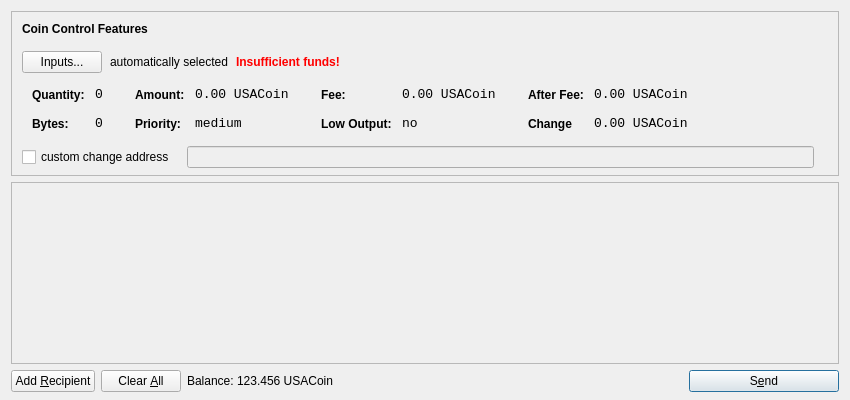
<?xml version="1.0" encoding="UTF-8"?>
<ui version="4.0">
 <class>SendCoinsDialog</class>
 <widget class="QDialog" name="SendCoinsDialog">
  <property name="geometry">
   <rect>
    <x>0</x>
    <y>0</y>
    <width>850</width>
    <height>400</height>
   </rect>
  </property>
  <property name="windowTitle">
   <string>Send Coins</string>
  </property>
  <layout class="QVBoxLayout" name="verticalLayout" stretch="0,1,0">
   <property name="bottomMargin">
    <number>8</number>
   </property>
   <item>
    <widget class="QFrame" name="frameCoinControl">
     <property name="sizePolicy">
      <sizepolicy hsizetype="Expanding" vsizetype="Expanding">
       <horstretch>0</horstretch>
       <verstretch>0</verstretch>
      </sizepolicy>
     </property>
     <property name="maximumSize">
      <size>
       <width>16777215</width>
       <height>16777215</height>
      </size>
     </property>
     <property name="frameShape">
      <enum>QFrame::StyledPanel</enum>
     </property>
     <property name="frameShadow">
      <enum>QFrame::Sunken</enum>
     </property>
     <layout class="QVBoxLayout" name="verticalLayoutCoinControl2">
      <property name="spacing">
       <number>6</number>
      </property>
      <property name="leftMargin">
       <number>0</number>
      </property>
      <property name="topMargin">
       <number>0</number>
      </property>
      <property name="rightMargin">
       <number>0</number>
      </property>
      <property name="bottomMargin">
       <number>6</number>
      </property>
      <item>
       <layout class="QVBoxLayout" name="verticalLayoutCoinControl" stretch="0,0,0,0,1">
        <property name="spacing">
         <number>0</number>
        </property>
        <property name="leftMargin">
         <number>10</number>
        </property>
        <property name="topMargin">
         <number>10</number>
        </property>
        <item>
         <layout class="QHBoxLayout" name="horizontalLayoutCoinControl1">
          <property name="bottomMargin">
           <number>15</number>
          </property>
          <item>
           <widget class="QLabel" name="labelCoinControlFeatures">
            <property name="sizePolicy">
             <sizepolicy hsizetype="Preferred" vsizetype="Maximum">
              <horstretch>0</horstretch>
              <verstretch>0</verstretch>
             </sizepolicy>
            </property>
            <property name="font">
             <font>
              <weight>75</weight>
              <bold>true</bold>
             </font>
            </property>
            <property name="styleSheet">
             <string notr="true">font-weight:bold;</string>
            </property>
            <property name="text">
             <string>Coin Control Features</string>
            </property>
           </widget>
          </item>
         </layout>
        </item>
        <item>
         <layout class="QHBoxLayout" name="horizontalLayoutCoinControl2" stretch="0,0,0,0">
          <property name="spacing">
           <number>8</number>
          </property>
          <property name="bottomMargin">
           <number>10</number>
          </property>
          <item>
           <widget class="QPushButton" name="pushButtonCoinControl">
            <property name="styleSheet">
             <string notr="true"/>
            </property>
            <property name="text">
             <string>Inputs...</string>
            </property>
           </widget>
          </item>
          <item>
           <widget class="QLabel" name="labelCoinControlAutomaticallySelected">
            <property name="text">
             <string>automatically selected</string>
            </property>
            <property name="margin">
             <number>5</number>
            </property>
           </widget>
          </item>
          <item>
           <widget class="QLabel" name="labelCoinControlInsuffFunds">
            <property name="font">
             <font>
              <weight>75</weight>
              <bold>true</bold>
             </font>
            </property>
            <property name="styleSheet">
             <string notr="true">color:red;font-weight:bold;</string>
            </property>
            <property name="text">
             <string>Insufficient funds!</string>
            </property>
            <property name="margin">
             <number>5</number>
            </property>
           </widget>
          </item>
          <item>
           <spacer name="horizontalSpacerCoinControl">
            <property name="orientation">
             <enum>Qt::Horizontal</enum>
            </property>
            <property name="sizeHint" stdset="0">
             <size>
              <width>40</width>
              <height>1</height>
             </size>
            </property>
           </spacer>
          </item>
         </layout>
        </item>
        <item>
         <widget class="QWidget" name="widgetCoinControl" native="true">
          <property name="sizePolicy">
           <sizepolicy hsizetype="Preferred" vsizetype="Preferred">
            <horstretch>0</horstretch>
            <verstretch>0</verstretch>
           </sizepolicy>
          </property>
          <property name="minimumSize">
           <size>
            <width>0</width>
            <height>0</height>
           </size>
          </property>
          <property name="styleSheet">
           <string notr="true"/>
          </property>
          <layout class="QHBoxLayout" name="horizontalLayoutCoinControl5">
           <property name="margin">
            <number>0</number>
           </property>
           <item>
            <layout class="QHBoxLayout" name="horizontalLayoutCoinControl3" stretch="0,0,0,1">
             <property name="spacing">
              <number>20</number>
             </property>
             <property name="topMargin">
              <number>0</number>
             </property>
             <property name="bottomMargin">
              <number>10</number>
             </property>
             <item>
              <layout class="QFormLayout" name="formLayoutCoinControl1">
               <property name="horizontalSpacing">
                <number>10</number>
               </property>
               <property name="verticalSpacing">
                <number>14</number>
               </property>
               <property name="leftMargin">
                <number>10</number>
               </property>
               <property name="topMargin">
                <number>4</number>
               </property>
               <property name="rightMargin">
                <number>6</number>
               </property>
               <item row="0" column="0">
                <widget class="QLabel" name="labelCoinControlQuantityText">
                 <property name="styleSheet">
                  <string notr="true">font-weight:bold;</string>
                 </property>
                 <property name="text">
                  <string>Quantity:</string>
                 </property>
                 <property name="margin">
                  <number>0</number>
                 </property>
                </widget>
               </item>
               <item row="0" column="1">
                <widget class="QLabel" name="labelCoinControlQuantity">
                 <property name="font">
                  <font>
                   <family>Monospace</family>
                   <pointsize>10</pointsize>
                  </font>
                 </property>
                 <property name="cursor">
                  <cursorShape>IBeamCursor</cursorShape>
                 </property>
                 <property name="contextMenuPolicy">
                  <enum>Qt::ActionsContextMenu</enum>
                 </property>
                 <property name="text">
                  <string>0</string>
                 </property>
                 <property name="margin">
                  <number>0</number>
                 </property>
                 <property name="textInteractionFlags">
                  <set>Qt::LinksAccessibleByMouse|Qt::TextSelectableByKeyboard|Qt::TextSelectableByMouse</set>
                 </property>
                </widget>
               </item>
               <item row="1" column="0">
                <widget class="QLabel" name="labelCoinControlBytesText">
                 <property name="styleSheet">
                  <string notr="true">font-weight:bold;</string>
                 </property>
                 <property name="text">
                  <string>Bytes:</string>
                 </property>
                </widget>
               </item>
               <item row="1" column="1">
                <widget class="QLabel" name="labelCoinControlBytes">
                 <property name="font">
                  <font>
                   <family>Monospace</family>
                   <pointsize>10</pointsize>
                  </font>
                 </property>
                 <property name="cursor">
                  <cursorShape>IBeamCursor</cursorShape>
                 </property>
                 <property name="contextMenuPolicy">
                  <enum>Qt::ActionsContextMenu</enum>
                 </property>
                 <property name="text">
                  <string>0</string>
                 </property>
                 <property name="textInteractionFlags">
                  <set>Qt::LinksAccessibleByMouse|Qt::TextSelectableByKeyboard|Qt::TextSelectableByMouse</set>
                 </property>
                </widget>
               </item>
              </layout>
             </item>
             <item>
              <layout class="QFormLayout" name="formLayoutCoinControl2">
               <property name="horizontalSpacing">
                <number>10</number>
               </property>
               <property name="verticalSpacing">
                <number>14</number>
               </property>
               <property name="leftMargin">
                <number>6</number>
               </property>
               <property name="topMargin">
                <number>4</number>
               </property>
               <property name="rightMargin">
                <number>6</number>
               </property>
               <item row="0" column="0">
                <widget class="QLabel" name="labelCoinControlAmountText">
                 <property name="styleSheet">
                  <string notr="true">font-weight:bold;</string>
                 </property>
                 <property name="text">
                  <string>Amount:</string>
                 </property>
                 <property name="margin">
                  <number>0</number>
                 </property>
                </widget>
               </item>
               <item row="0" column="1">
                <widget class="QLabel" name="labelCoinControlAmount">
                 <property name="font">
                  <font>
                   <family>Monospace</family>
                   <pointsize>10</pointsize>
                  </font>
                 </property>
                 <property name="cursor">
                  <cursorShape>IBeamCursor</cursorShape>
                 </property>
                 <property name="contextMenuPolicy">
                  <enum>Qt::ActionsContextMenu</enum>
                 </property>
                 <property name="text">
                  <string>0.00 USACoin</string>
                 </property>
                 <property name="textInteractionFlags">
                  <set>Qt::LinksAccessibleByMouse|Qt::TextSelectableByKeyboard|Qt::TextSelectableByMouse</set>
                 </property>
                </widget>
               </item>
               <item row="1" column="0">
                <widget class="QLabel" name="labelCoinControlPriorityText">
                 <property name="styleSheet">
                  <string notr="true">font-weight:bold;</string>
                 </property>
                 <property name="text">
                  <string>Priority:</string>
                 </property>
                </widget>
               </item>
               <item row="1" column="1">
                <widget class="QLabel" name="labelCoinControlPriority">
                 <property name="font">
                  <font>
                   <family>Monospace</family>
                   <pointsize>10</pointsize>
                  </font>
                 </property>
                 <property name="cursor">
                  <cursorShape>IBeamCursor</cursorShape>
                 </property>
                 <property name="contextMenuPolicy">
                  <enum>Qt::ActionsContextMenu</enum>
                 </property>
                 <property name="text">
                  <string>medium</string>
                 </property>
                 <property name="textInteractionFlags">
                  <set>Qt::LinksAccessibleByMouse|Qt::TextSelectableByKeyboard|Qt::TextSelectableByMouse</set>
                 </property>
                </widget>
               </item>
              </layout>
             </item>
             <item>
              <layout class="QFormLayout" name="formLayoutCoinControl3">
               <property name="horizontalSpacing">
                <number>10</number>
               </property>
               <property name="verticalSpacing">
                <number>14</number>
               </property>
               <property name="leftMargin">
                <number>6</number>
               </property>
               <property name="topMargin">
                <number>4</number>
               </property>
               <property name="rightMargin">
                <number>6</number>
               </property>
               <item row="0" column="0">
                <widget class="QLabel" name="labelCoinControlFeeText">
                 <property name="styleSheet">
                  <string notr="true">font-weight:bold;</string>
                 </property>
                 <property name="text">
                  <string>Fee:</string>
                 </property>
                 <property name="margin">
                  <number>0</number>
                 </property>
                </widget>
               </item>
               <item row="0" column="1">
                <widget class="QLabel" name="labelCoinControlFee">
                 <property name="font">
                  <font>
                   <family>Monospace</family>
                   <pointsize>10</pointsize>
                  </font>
                 </property>
                 <property name="cursor">
                  <cursorShape>IBeamCursor</cursorShape>
                 </property>
                 <property name="contextMenuPolicy">
                  <enum>Qt::ActionsContextMenu</enum>
                 </property>
                 <property name="text">
                  <string>0.00 USACoin</string>
                 </property>
                 <property name="textInteractionFlags">
                  <set>Qt::LinksAccessibleByMouse|Qt::TextSelectableByKeyboard|Qt::TextSelectableByMouse</set>
                 </property>
                </widget>
               </item>
               <item row="1" column="0">
                <widget class="QLabel" name="labelCoinControlLowOutputText">
                 <property name="styleSheet">
                  <string notr="true">font-weight:bold;</string>
                 </property>
                 <property name="text">
                  <string>Low Output:</string>
                 </property>
                </widget>
               </item>
               <item row="1" column="1">
                <widget class="QLabel" name="labelCoinControlLowOutput">
                 <property name="font">
                  <font>
                   <family>Monospace</family>
                   <pointsize>10</pointsize>
                  </font>
                 </property>
                 <property name="cursor">
                  <cursorShape>IBeamCursor</cursorShape>
                 </property>
                 <property name="contextMenuPolicy">
                  <enum>Qt::ActionsContextMenu</enum>
                 </property>
                 <property name="text">
                  <string>no</string>
                 </property>
                 <property name="textInteractionFlags">
                  <set>Qt::LinksAccessibleByMouse|Qt::TextSelectableByKeyboard|Qt::TextSelectableByMouse</set>
                 </property>
                </widget>
               </item>
              </layout>
             </item>
             <item>
              <layout class="QFormLayout" name="formLayoutCoinControl4">
               <property name="horizontalSpacing">
                <number>10</number>
               </property>
               <property name="verticalSpacing">
                <number>14</number>
               </property>
               <property name="leftMargin">
                <number>6</number>
               </property>
               <property name="topMargin">
                <number>4</number>
               </property>
               <property name="rightMargin">
                <number>6</number>
               </property>
               <item row="0" column="0">
                <widget class="QLabel" name="labelCoinControlAfterFeeText">
                 <property name="styleSheet">
                  <string notr="true">font-weight:bold;</string>
                 </property>
                 <property name="text">
                  <string>After Fee:</string>
                 </property>
                 <property name="margin">
                  <number>0</number>
                 </property>
                </widget>
               </item>
               <item row="0" column="1">
                <widget class="QLabel" name="labelCoinControlAfterFee">
                 <property name="font">
                  <font>
                   <family>Monospace</family>
                   <pointsize>10</pointsize>
                  </font>
                 </property>
                 <property name="cursor">
                  <cursorShape>IBeamCursor</cursorShape>
                 </property>
                 <property name="contextMenuPolicy">
                  <enum>Qt::ActionsContextMenu</enum>
                 </property>
                 <property name="text">
                  <string>0.00 USACoin</string>
                 </property>
                 <property name="textInteractionFlags">
                  <set>Qt::LinksAccessibleByMouse|Qt::TextSelectableByKeyboard|Qt::TextSelectableByMouse</set>
                 </property>
                </widget>
               </item>
               <item row="1" column="0">
                <widget class="QLabel" name="labelCoinControlChangeText">
                 <property name="styleSheet">
                  <string notr="true">font-weight:bold;</string>
                 </property>
                 <property name="text">
                  <string>Change</string>
                 </property>
                </widget>
               </item>
               <item row="1" column="1">
                <widget class="QLabel" name="labelCoinControlChange">
                 <property name="font">
                  <font>
                   <family>Monospace</family>
                   <pointsize>10</pointsize>
                  </font>
                 </property>
                 <property name="cursor">
                  <cursorShape>IBeamCursor</cursorShape>
                 </property>
                 <property name="contextMenuPolicy">
                  <enum>Qt::ActionsContextMenu</enum>
                 </property>
                 <property name="text">
                  <string>0.00 USACoin</string>
                 </property>
                 <property name="textInteractionFlags">
                  <set>Qt::LinksAccessibleByMouse|Qt::TextSelectableByKeyboard|Qt::TextSelectableByMouse</set>
                 </property>
                </widget>
               </item>
              </layout>
             </item>
            </layout>
           </item>
          </layout>
         </widget>
        </item>
        <item>
         <layout class="QHBoxLayout" name="horizontalLayoutCoinControl4" stretch="0,0,0">
          <property name="spacing">
           <number>12</number>
          </property>
          <property name="sizeConstraint">
           <enum>QLayout::SetDefaultConstraint</enum>
          </property>
          <property name="topMargin">
           <number>5</number>
          </property>
          <property name="rightMargin">
           <number>5</number>
          </property>
          <item>
           <widget class="QCheckBox" name="checkBoxCoinControlChange">
            <property name="text">
             <string>custom change address</string>
            </property>
           </widget>
          </item>
          <item>
           <widget class="QLineEdit" name="lineEditCoinControlChange">
            <property name="enabled">
             <bool>false</bool>
            </property>
            <property name="sizePolicy">
             <sizepolicy hsizetype="Expanding" vsizetype="Fixed">
              <horstretch>0</horstretch>
              <verstretch>0</verstretch>
             </sizepolicy>
            </property>
           </widget>
          </item>
          <item>
           <widget class="QLabel" name="labelCoinControlChangeLabel">
            <property name="sizePolicy">
             <sizepolicy hsizetype="Preferred" vsizetype="Expanding">
              <horstretch>0</horstretch>
              <verstretch>0</verstretch>
             </sizepolicy>
            </property>
            <property name="minimumSize">
             <size>
              <width>0</width>
              <height>0</height>
             </size>
            </property>
            <property name="text">
             <string/>
            </property>
            <property name="margin">
             <number>3</number>
            </property>
           </widget>
          </item>
         </layout>
        </item>
        <item>
         <spacer name="verticalSpacerCoinControl">
          <property name="orientation">
           <enum>Qt::Vertical</enum>
          </property>
          <property name="sizeHint" stdset="0">
           <size>
            <width>800</width>
            <height>1</height>
           </size>
          </property>
         </spacer>
        </item>
       </layout>
      </item>
     </layout>
    </widget>
   </item>
   <item>
    <widget class="QScrollArea" name="scrollArea">
     <property name="widgetResizable">
      <bool>true</bool>
     </property>
     <widget class="QWidget" name="scrollAreaWidgetContents">
      <property name="geometry">
       <rect>
        <x>0</x>
        <y>0</y>
        <width>830</width>
        <height>162</height>
       </rect>
      </property>
      <layout class="QVBoxLayout" name="verticalLayout_2">
       <property name="margin">
        <number>0</number>
       </property>
       <item>
        <layout class="QVBoxLayout" name="entries">
         <property name="spacing">
          <number>6</number>
         </property>
        </layout>
       </item>
       <item>
        <spacer name="verticalSpacer">
         <property name="orientation">
          <enum>Qt::Vertical</enum>
         </property>
         <property name="sizeHint" stdset="0">
          <size>
           <width>20</width>
           <height>40</height>
          </size>
         </property>
        </spacer>
       </item>
      </layout>
     </widget>
    </widget>
   </item>
   <item>
    <layout class="QHBoxLayout" name="horizontalLayout">
     <item>
      <widget class="QPushButton" name="addButton">
       <property name="toolTip">
        <string>Send to multiple recipients at once</string>
       </property>
       <property name="text">
        <string>Add &amp;Recipient</string>
       </property>
       <property name="icon">
        <iconset resource="../bitcoin.qrc">
         <normaloff>:/icons/add</normaloff>:/icons/add</iconset>
       </property>
       <property name="autoDefault">
        <bool>false</bool>
       </property>
      </widget>
     </item>
     <item>
      <widget class="QPushButton" name="clearButton">
       <property name="sizePolicy">
        <sizepolicy hsizetype="Minimum" vsizetype="Fixed">
         <horstretch>0</horstretch>
         <verstretch>0</verstretch>
        </sizepolicy>
       </property>
       <property name="toolTip">
        <string>Remove all transaction fields</string>
       </property>
       <property name="text">
        <string>Clear &amp;All</string>
       </property>
       <property name="icon">
        <iconset resource="../bitcoin.qrc">
         <normaloff>:/icons/remove</normaloff>:/icons/remove</iconset>
       </property>
       <property name="autoRepeatDelay">
        <number>300</number>
       </property>
       <property name="autoDefault">
        <bool>false</bool>
       </property>
      </widget>
     </item>
     <item>
      <layout class="QHBoxLayout" name="horizontalLayout_2">
       <property name="spacing">
        <number>3</number>
       </property>
       <item>
        <widget class="QLabel" name="label">
         <property name="sizePolicy">
          <sizepolicy hsizetype="Preferred" vsizetype="Fixed">
           <horstretch>0</horstretch>
           <verstretch>0</verstretch>
          </sizepolicy>
         </property>
         <property name="text">
          <string>Balance:</string>
         </property>
        </widget>
       </item>
       <item>
        <widget class="QLabel" name="labelBalance">
         <property name="sizePolicy">
          <sizepolicy hsizetype="Preferred" vsizetype="Fixed">
           <horstretch>0</horstretch>
           <verstretch>0</verstretch>
          </sizepolicy>
         </property>
         <property name="cursor">
          <cursorShape>IBeamCursor</cursorShape>
         </property>
         <property name="text">
          <string>123.456 USACoin</string>
         </property>
         <property name="textInteractionFlags">
          <set>Qt::LinksAccessibleByMouse|Qt::TextSelectableByKeyboard|Qt::TextSelectableByMouse</set>
         </property>
        </widget>
       </item>
      </layout>
     </item>
     <item>
      <spacer name="horizontalSpacer">
       <property name="orientation">
        <enum>Qt::Horizontal</enum>
       </property>
       <property name="sizeHint" stdset="0">
        <size>
         <width>40</width>
         <height>20</height>
        </size>
       </property>
      </spacer>
     </item>
     <item>
      <widget class="QPushButton" name="sendButton">
       <property name="minimumSize">
        <size>
         <width>150</width>
         <height>0</height>
        </size>
       </property>
       <property name="toolTip">
        <string>Confirm the send action</string>
       </property>
       <property name="text">
        <string>S&amp;end</string>
       </property>
       <property name="icon">
        <iconset resource="../bitcoin.qrc">
         <normaloff>:/icons/send</normaloff>:/icons/send</iconset>
       </property>
       <property name="default">
        <bool>true</bool>
       </property>
      </widget>
     </item>
    </layout>
   </item>
  </layout>
 </widget>
 <resources>
  <include location="../bitcoin.qrc"/>
 </resources>
 <connections/>
</ui>
